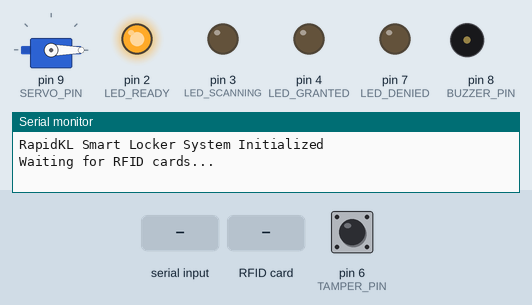
Recording of a sketch running on a simulated Arduino Mega 2560, built with avr-gcc and run on an emulated ATmega2560. Parts: servo, output pins drawn as LEDs (lit = HIGH), buzzer (waves = sounding, pin HIGH), the last lines printed to the serial monitor. Dashed ring = blinking. The test bench sets the inputs (shaded band); at power-on: pin 6 (TAMPER_PIN) HIGH. Pins used as bus, display or sensor lines are not drawn.

Above: at 3.3 s.
3.4 s: pin 6 (TAMPER_PIN) pulled LOW for 0.15 s
At 3.75 s:
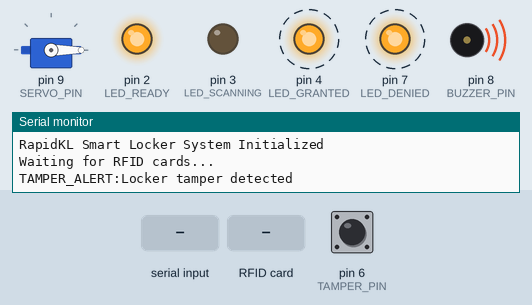
6.4 s: "ACCESS_DENIED\n" received over Serial
At 8.4 s:
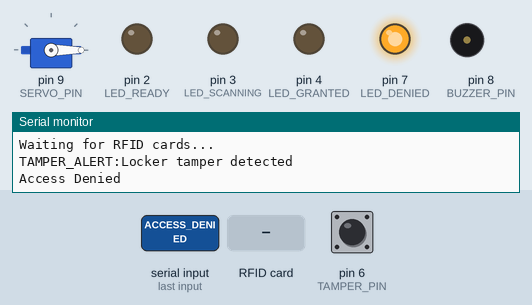
9.4 s: RFID card 5E 7A 19 C4 held to the reader
At 10.2 s:
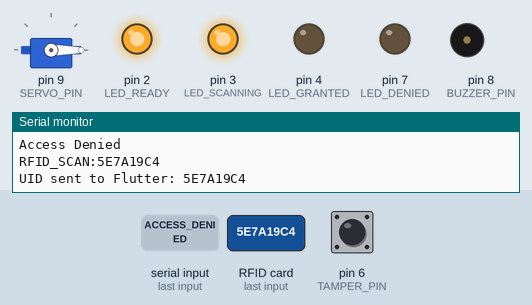
12.4 s: "ACCESS_GRANTED\n" received over Serial
At 14.2 s:
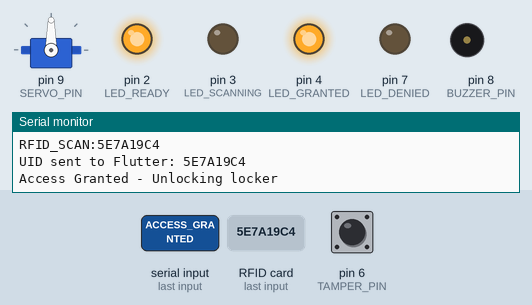
15.4 s: "UNLOCK_MANUAL\n" received over Serial
At 18.22 s:
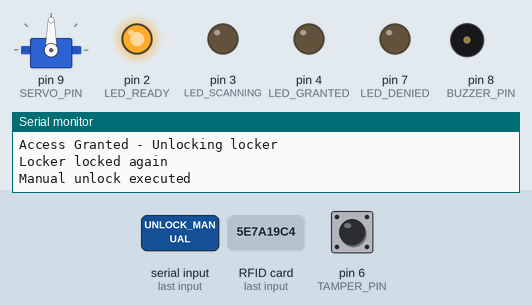
18.4 s: pin 6 (TAMPER_PIN) pulled LOW for 1 s
At 18.56 s:
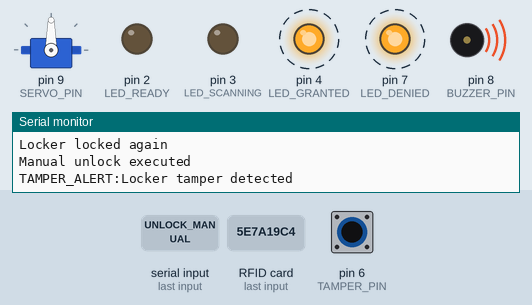
Timing chart, 0 to 22.4 s (numbered marks = the images above; inputs shaded):
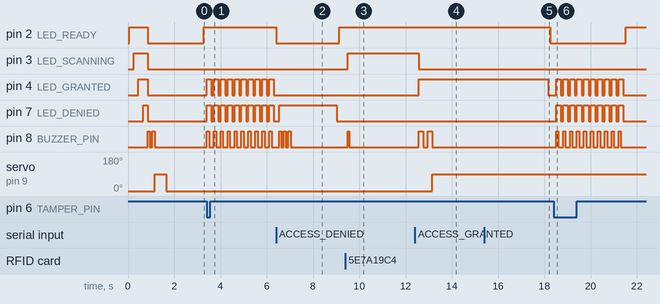

Measured:
- after the input at 3.4 s, pin 2 (LED_READY): stays HIGH (without the input it goes to LOW after 0.88 s); pin 4 (LED_GRANTED), pin 7 (LED_DENIED): alternates HIGH for 0.20 s and LOW for 0.10 s, starting at once; pin 8 (BUZZER_PIN): alternates HIGH for 0.10 s and LOW for 0.20 s, starting at once
- after the input at 6.4 s, pin 7 (LED_DENIED): LOW → HIGH after 0.13 s, → LOW 2.5 s later; pin 8 (BUZZER_PIN): alternates HIGH for 0.10 s and LOW for 0.10 s, 6 changes in all, then stays LOW, starting after 0.13 s
- after the input at 9.4 s, pin 2 (LED_READY): stays HIGH (without the input it goes to LOW after 0.86 s); pin 3 (LED_SCANNING): LOW → HIGH after 0.11 s; pin 8 (BUZZER_PIN): LOW → HIGH after 0.11 s, → LOW 0.05 s later
- after the input at 12.4 s, pin 3 (LED_SCANNING): HIGH → LOW after 0.16 s; pin 4 (LED_GRANTED): LOW → HIGH after 0.16 s
- after the input at 15.4 s, servo on pin 9 (SERVO_PIN): stays 90° (without the input it goes to 0° after 2.8 s)
- after the input at 18.4 s, pin 4 (LED_GRANTED), pin 7 (LED_DENIED): alternates HIGH for 0.20 s and LOW for 0.10 s, 20 changes in all, then stays LOW, starting after 0.12 s; pin 8 (BUZZER_PIN): alternates HIGH for 0.10 s and LOW for 0.20 s, 20 changes in all, then stays LOW, starting after 0.12 s

The sketch:

arduino_locker_code.ino
```cpp
/*
 * RapidKL Smart Locker System - Arduino Code
 * Hardware: Arduino Mega 2560 + RC522 RFID + SG90 Servo
 * Communication: USB Serial with Flutter App
 */

#include <SPI.h>
#include <MFRC522.h>
#include <Servo.h>

// Pin Definitions
#define RST_PIN         5    // RC522 Reset pin
#define SS_PIN          53   // RC522 SDA pin
#define SERVO_PIN       9    // Servo control pin
#define LED_READY       2    // Green LED - System ready
#define LED_SCANNING    3    // Blue LED - Card detected
#define LED_GRANTED     4    // Green LED - Access granted
#define LED_DENIED      7    // Red LED - Access denied
#define BUZZER_PIN      8    // Buzzer for audio feedback
#define TAMPER_PIN      6    // Tamper detection switch

// Hardware Objects
MFRC522 rfid(SS_PIN, RST_PIN);
Servo lockServo;

// System Variables
String lastUID = "";
unsigned long lastScanTime = 0;
const unsigned long SCAN_DELAY = 2000; // 2 second delay between scans
bool systemReady = false;
int servoLockedPosition = 0;    // Locked position
int servoUnlockedPosition = 90; // Unlocked position

// System States
enum SystemState {
  INITIALIZING,
  READY,
  SCANNING,
  PROCESSING,
  ACCESS_GRANTED,
  ACCESS_DENIED,
  ERROR
};

SystemState currentState = INITIALIZING;

void setup() {
  // Initialize Serial Communication
  Serial.begin(9600);
  while (!Serial) delay(10);

  // Initialize SPI and RFID
  SPI.begin();
  rfid.PCD_Init();

  // Initialize Servo
  lockServo.attach(SERVO_PIN);
  lockServo.write(servoLockedPosition); // Start in locked position

  // Initialize GPIO pins
  pinMode(LED_READY, OUTPUT);
  pinMode(LED_SCANNING, OUTPUT);
  pinMode(LED_GRANTED, OUTPUT);
  pinMode(LED_DENIED, OUTPUT);
  pinMode(BUZZER_PIN, OUTPUT);
  pinMode(TAMPER_PIN, INPUT_PULLUP);

  // System startup sequence
  systemStartup();

  Serial.println("RapidKL Smart Locker System Initialized");
  Serial.println("Waiting for RFID cards...");

  currentState = READY;
  systemReady = true;
}

void loop() {
  // Check for tamper detection
  if (digitalRead(TAMPER_PIN) == LOW) {
    handleTamperAlert();
    return;
  }

  // Main system logic based on current state
  switch (currentState) {
    case READY:
      updateStatusLEDs();
      checkForRFIDCard();
      break;

    case SCANNING:
      processRFIDCard();
      break;

    case PROCESSING:
      waitForFlutterResponse();
      break;

    case ACCESS_GRANTED:
      grantAccess();
      break;

    case ACCESS_DENIED:
      denyAccess();
      break;

    case ERROR:
      handleError();
      break;
  }

  // Process any incoming serial commands
  processSerialCommands();

  delay(100); // Small delay for stability
}

void systemStartup() {
  // LED startup sequence
  digitalWrite(LED_READY, HIGH);
  delay(200);
  digitalWrite(LED_SCANNING, HIGH);
  delay(200);
  digitalWrite(LED_GRANTED, HIGH);
  delay(200);
  digitalWrite(LED_DENIED, HIGH);
  delay(200);

  // Turn off all LEDs
  digitalWrite(LED_READY, LOW);
  digitalWrite(LED_SCANNING, LOW);
  digitalWrite(LED_GRANTED, LOW);
  digitalWrite(LED_DENIED, LOW);

  // Startup beep
  playBeep(2, 100);

  // Test servo movement
  lockServo.write(servoUnlockedPosition);
  delay(500);
  lockServo.write(servoLockedPosition);
  delay(500);
}

void checkForRFIDCard() {
  // Check if a new card is present
  if (!rfid.PICC_IsNewCardPresent() || !rfid.PICC_ReadCardSerial()) {
    return;
  }

  // Prevent rapid successive scans
  if (millis() - lastScanTime < SCAN_DELAY) {
    return;
  }

  currentState = SCANNING;
  digitalWrite(LED_SCANNING, HIGH);
  playBeep(1, 50);
}

void processRFIDCard() {
  // Read UID from card
  String uid = "";
  for (byte i = 0; i < rfid.uid.size; i++) {
    uid += String(rfid.uid.uidByte[i] < 0x10 ? "0" : "");
    uid += String(rfid.uid.uidByte[i], HEX);
  }
  uid.toUpperCase();

  // Send UID to Flutter app
  Serial.println("RFID_SCAN:" + uid);

  lastUID = uid;
  lastScanTime = millis();
  currentState = PROCESSING;

  // Halt PICC and stop encryption
  rfid.PICC_HaltA();
  rfid.PCD_StopCrypto1();

  Serial.println("UID sent to Flutter: " + uid);
}

void waitForFlutterResponse() {
  // Wait for response from Flutter app (with timeout)
  static unsigned long processingStartTime = 0;
  if (processingStartTime == 0) {
    processingStartTime = millis();
  }

  // Timeout after 5 seconds
  if (millis() - processingStartTime > 5000) {
    Serial.println("Timeout waiting for Flutter response");
    currentState = ERROR;
    processingStartTime = 0;
  }
}

void grantAccess() {
  Serial.println("Access Granted - Unlocking locker");

  // Visual feedback
  digitalWrite(LED_SCANNING, LOW);
  digitalWrite(LED_GRANTED, HIGH);

  // Audio feedback
  playBeep(2, 200);

  // Unlock the locker
  lockServo.write(servoUnlockedPosition);

  // Keep unlocked for 5 seconds
  delay(5000);

  // Lock again
  lockServo.write(servoLockedPosition);
  digitalWrite(LED_GRANTED, LOW);

  Serial.println("Locker locked again");
  currentState = READY;
}

void denyAccess() {
  Serial.println("Access Denied");

  // Visual feedback
  digitalWrite(LED_SCANNING, LOW);
  digitalWrite(LED_DENIED, HIGH);

  // Audio feedback
  playBeep(3, 100);

  // Keep denied LED on for 2 seconds
  delay(2000);
  digitalWrite(LED_DENIED, LOW);

  currentState = READY;
}

void handleError() {
  Serial.println("System Error - Resetting");

  // Flash error LED
  for (int i = 0; i < 5; i++) {
    digitalWrite(LED_DENIED, HIGH);
    delay(200);
    digitalWrite(LED_DENIED, LOW);
    delay(200);
  }

  currentState = READY;
}

void handleTamperAlert() {
  Serial.println("TAMPER_ALERT:Locker tamper detected");

  // Flash all LEDs and sound alarm
  for (int i = 0; i < 10; i++) {
    digitalWrite(LED_DENIED, HIGH);
    digitalWrite(LED_GRANTED, HIGH);
    playBeep(1, 100);
    delay(100);
    digitalWrite(LED_DENIED, LOW);
    digitalWrite(LED_GRANTED, LOW);
    delay(100);
  }
}

void processSerialCommands() {
  if (Serial.available()) {
    String command = Serial.readStringUntil('\n');
    command.trim();

    if (command.startsWith("ACCESS_GRANTED")) {
      currentState = ACCESS_GRANTED;
    }
    else if (command.startsWith("ACCESS_DENIED")) {
      currentState = ACCESS_DENIED;
    }
    else if (command.startsWith("UNLOCK_MANUAL")) {
      // Manual unlock command from Flutter
      lockServo.write(servoUnlockedPosition);
      Serial.println("Manual unlock executed");
    }
    else if (command.startsWith("LOCK_MANUAL")) {
      // Manual lock command from Flutter
      lockServo.write(servoLockedPosition);
      Serial.println("Manual lock executed");
    }
    else if (command.startsWith("STATUS_REQUEST")) {
      // Send system status to Flutter
      sendSystemStatus();
    }
    else if (command.startsWith("RESET_SYSTEM")) {
      // Reset system
      currentState = READY;
      Serial.println("System reset completed");
    }
  }
}

void updateStatusLEDs() {
  // Ready state - slow breathing effect on ready LED
  static unsigned long lastBreathe = 0;
  static bool breatheState = false;

  if (millis() - lastBreathe > 1000) {
    digitalWrite(LED_READY, breatheState ? HIGH : LOW);
    breatheState = !breatheState;
    lastBreathe = millis();
  }
}

void playBeep(int count, int duration) {
  for (int i = 0; i < count; i++) {
    digitalWrite(BUZZER_PIN, HIGH);
    delay(duration);
    digitalWrite(BUZZER_PIN, LOW);
    if (i < count - 1) delay(duration);
  }
}

void sendSystemStatus() {
  // Send comprehensive system status to Flutter
  Serial.println("STATUS_REPORT:{");
  Serial.println("  \"system_ready\": " + String(systemReady ? "true" : "false") + ",");
  Serial.println("  \"current_state\": \"" + getStateString(currentState) + "\",");
  Serial.println("  \"servo_position\": " + String(lockServo.read()) + ",");
  Serial.println("  \"last_uid\": \"" + lastUID + "\",");
  Serial.println("  \"uptime\": " + String(millis()) + ",");
  Serial.println("  \"tamper_status\": \"" + String(digitalRead(TAMPER_PIN) == HIGH ? "normal" : "alert") + "\"");
  Serial.println("}");
}

String getStateString(SystemState state) {
  switch (state) {
    case INITIALIZING: return "initializing";
    case READY: return "ready";
    case SCANNING: return "scanning";
    case PROCESSING: return "processing";
    case ACCESS_GRANTED: return "access_granted";
    case ACCESS_DENIED: return "access_denied";
    case ERROR: return "error";
    default: return "unknown";
  }
}

// Diagnostic function for testing
void runDiagnostics() {
  Serial.println("Running system diagnostics...");

  // Test LEDs
  Serial.println("Testing LEDs...");
  digitalWrite(LED_READY, HIGH);
  delay(500);
  digitalWrite(LED_SCANNING, HIGH);
  delay(500);
  digitalWrite(LED_GRANTED, HIGH);
  delay(500);
  digitalWrite(LED_DENIED, HIGH);
  delay(500);

  // Turn off all LEDs
  digitalWrite(LED_READY, LOW);
  digitalWrite(LED_SCANNING, LOW);
  digitalWrite(LED_GRANTED, LOW);
  digitalWrite(LED_DENIED, LOW);

  // Test servo
  Serial.println("Testing servo...");
  lockServo.write(servoUnlockedPosition);
  delay(1000);
  lockServo.write(servoLockedPosition);
  delay(1000);

  // Test buzzer
  Serial.println("Testing buzzer...");
  playBeep(3, 200);

  Serial.println("Diagnostics completed");
}
```
